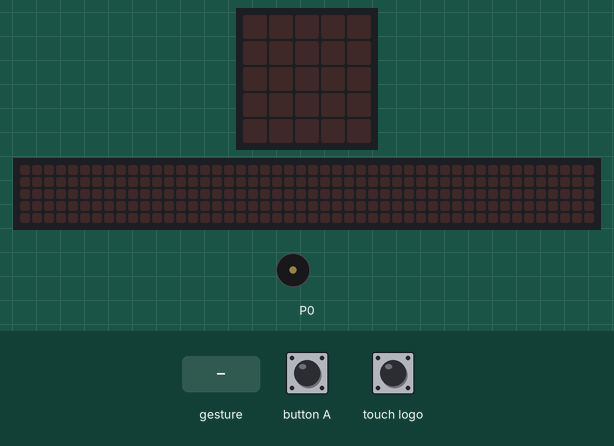
Simulated run of this program. Board: BBC micro:bit (MakeCode). Shown: the board's 5×5 LED display, a strip that is not on the board, showing the scrolling text unrolled, buzzer (waves = sounding). The inputs (shaded band) are chosen by the test bench. Random numbers come from a fixed seed; a tilt is held for 1.5 s and a shake lasts 1 s, then the board lies face up again; the 48×5 strip is a reading aid, not a part: it shows the text the display is scrolling, unrolled, one strip-width of it at a time.

Above: at 1.2 s.
1.3 s: touch logo pressed for 0.15 s
At 1.37 s:
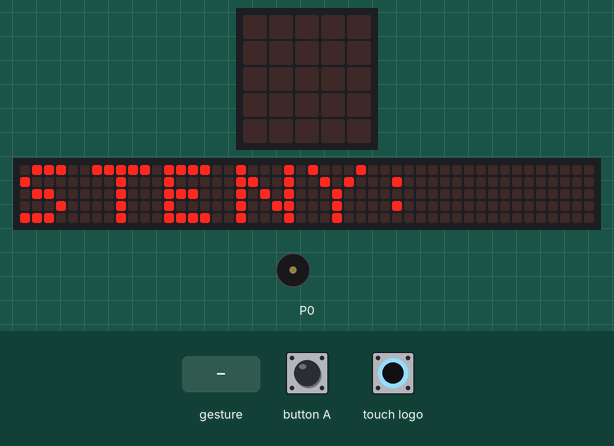
4.3 s: button A pressed for 0.15 s
7.4 s: touch logo pressed for 3.2 s
At 10.97 s:
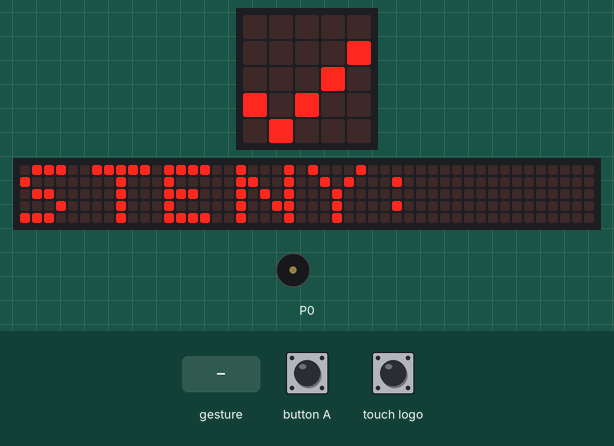
12.1 s: gesture 'shake'
15.1 s: button A pressed for 1 s
At 18.9 s:
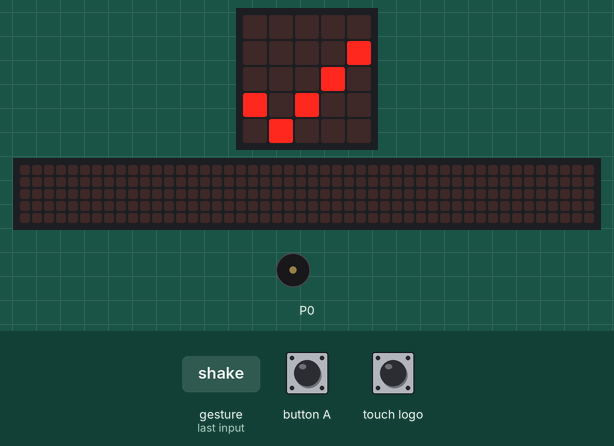
19.1 s: gesture 'shake'
At 22.4 s:
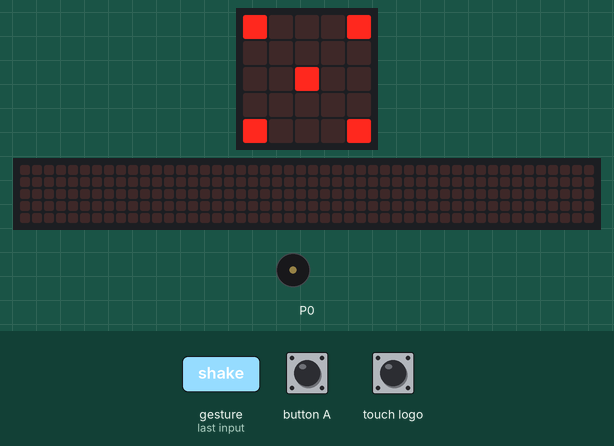
Timing chart, 0 to 23.1 s (numbered marks = the images above; inputs shaded):
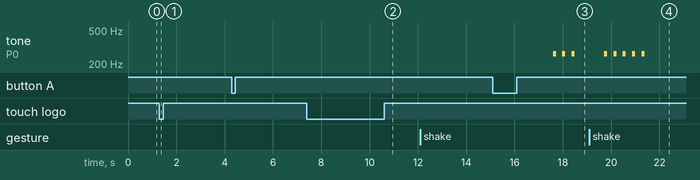

Measured:
- after the input at 1.3 s, the display: changes at once (image 1)
- after the input at 19.1 s, tone on P0: alternates 262 Hz for 0.13 s and silent for 0.26 s, 10 changes in all, then stays silent, starting after 0.62 s; the display: changes after 0.22 s (image 4)

The program:

main.ts
```typescript
let x = 0
let kostka = 6
basic.forever(function steny() {
    if (input.logoIsPressed()) {

        basic.showString("STENY:")
        if (kostka == 10) {
            basic.showNumber(6)
            kostka = 6
        } else {
            basic.showNumber(10)
            kostka = 10
        }

    }

})
basic.forever(function on_forever() {

    if (input.buttonIsPressed(Button.A)) {
        basic.showIcon(IconNames.Yes)
        x = 1
    }

})
basic.forever(function on_forever2() {
    let hod: number;

    if (x == 1) {
        if (input.isGesture(Gesture.Shake)) {
            hod = randint(1, kostka)
            x = 0
            if (hod == 1) {
                basic.showLeds(`
            . . . . .
            . . . . .
            . . # . .
            . . . . .
            . . . . .`)
            }

            if (hod == 2) {
                basic.showLeds(`
            # . . . .
            . . . . .
            . . . . .
            . . . . .
            . . . . #`)
            }

            if (hod == 3) {
                basic.showLeds(`
            # . . . .
            . . . . .
            . . # . .
            . . . . .
            . . . . #`)
            }

            if (hod == 4) {
                basic.showLeds(`
            # . . . #
            . . . . .
            . . . . .
            . . . . .
            # . . . #`)
            }

            if (hod == 5) {
                basic.showLeds(`
            # . . . #
            . . . . .
            . . # . .
            . . . . .
            # . . . #`)
            }

            if (hod == 6) {
                basic.showLeds(`
            # . . . #
            . . . . .
            # . . . #
            . . . . .
            # . . . #`)
            }

            if (hod == 7) {
                basic.showLeds(`
            # . . . #
            . . . . .
            # . # . #
            . . . . .
            # . . . #`)
            }

            if (hod == 8) {
                basic.showLeds(`
            # . . . #
            . . # . .
            . # . # .
            . . # . .
            # . . . #`)
            }

            if (hod == 9) {
                basic.showLeds(`
            # . . . #
            . . # . .
            . # # # .
            . . # . .
            # . . . #`)
            }

            if (hod == 10) {
                basic.showLeds(`
            # . . . #
            . # . # .
            # . . . #
            . # . # .
            # . . . #`)
            }

            for (let i = 0; i < hod; i++) {
                music.playTone(Note.C, music.beat(4))
                music.rest(music.beat(2))
            }
        }

    }

})
```

test.ts
```typescript
// Tady jsou testy. Při použití tohoto balíčku jako rozšíření nebude zkompilováno.
```
